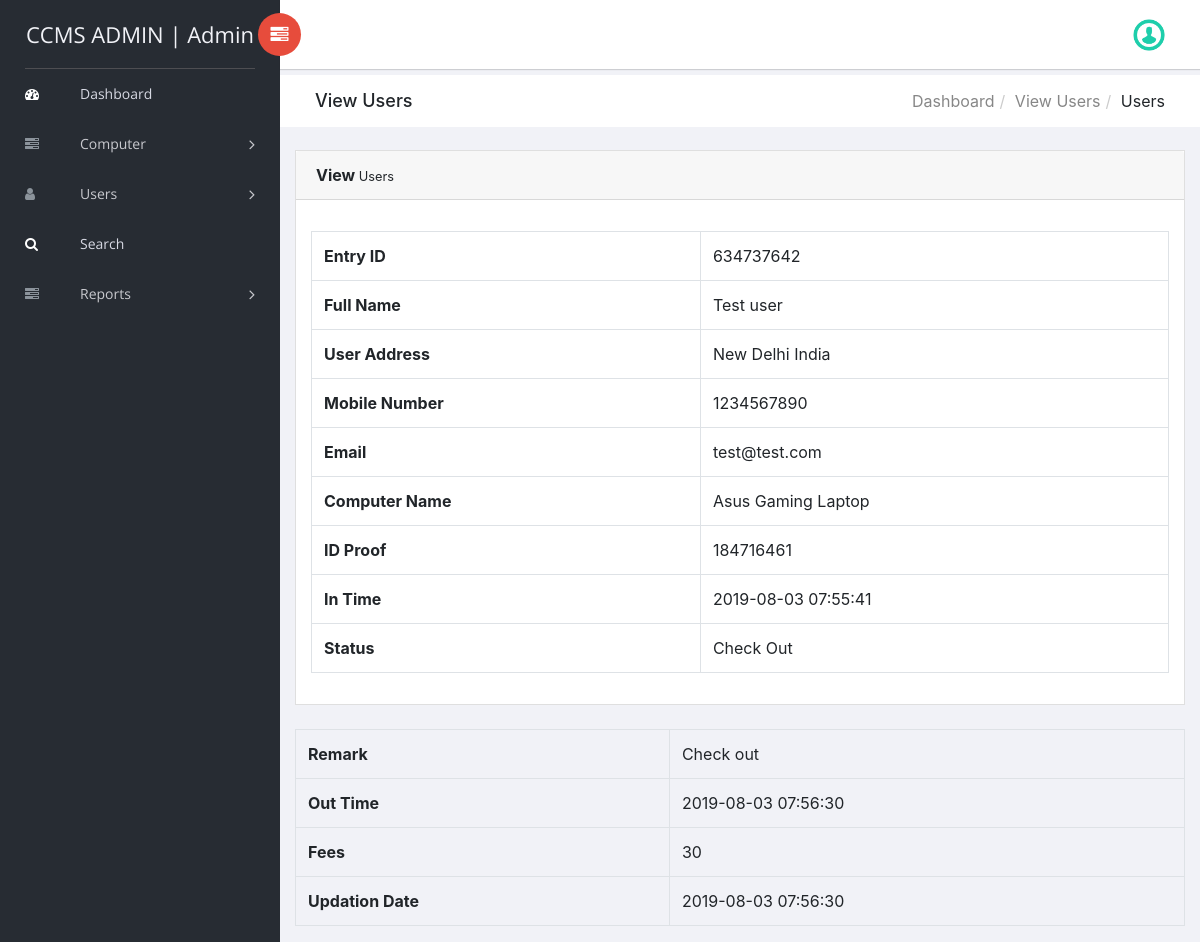
Page /Cyber-Cafe-Management-System/ccms/view-user-detail.php?upid=4 (signed in) on the committed database.
### tables this page shows
CREATE TABLE IF NOT EXISTS `tblusers` (
  `ID` int(10) NOT NULL AUTO_INCREMENT,
  `EntryID` varchar(20) DEFAULT NULL,
  `UserName` varchar(120) DEFAULT NULL,
  `UserAddress` varchar(200) DEFAULT NULL,
  `MobileNumber` bigint(10) DEFAULT NULL,
  `Email` varchar(200) DEFAULT NULL,
  `ComputerName` varchar(120) DEFAULT NULL,
  `IDProof` varchar(120) DEFAULT NULL,
  `InTime` timestamp NULL DEFAULT CURRENT_TIMESTAMP,
  `OutTime` timestamp NULL DEFAULT NULL ON UPDATE CURRENT_TIMESTAMP,
  `Fees` varchar(120) DEFAULT NULL,
  `Remark` varchar(120) DEFAULT NULL,
  `Status` varchar(20) NOT NULL,
  `UpdationDate` timestamp NULL DEFAULT NULL ON UPDATE CURRENT_TIMESTAMP,
  PRIMARY KEY (`ID`)
);

### Cyber-Cafe-Management-System/ccms/view-user-detail.php (the view, shortened to what this page needs)
<?php
include('includes/dbconnection.php');
if (strlen($_SESSION['ccmsaid']==0)) {
  header('location:logout.php');
  } else{
?>
<!doctype html>
<html class="no-js" lang="en">
<head>
    <link rel="stylesheet" href="vendors/bootstrap/dist/css/bootstrap.min.css">
    <link rel="stylesheet" href="vendors/font-awesome/css/font-awesome.min.css">
    <link rel="stylesheet" href="vendors/themify-icons/css/themify-icons.css">
    <link rel="stylesheet" href="vendors/flag-icon-css/css/flag-icon.min.css">
    <link rel="stylesheet" href="vendors/selectFX/css/cs-skin-elastic.css">
    <link rel="stylesheet" href="assets/css/style.css">
</head>
<body>
    <?php include_once('includes/sidebar.php');?>
    <div id="right-panel" class="right-panel">
        <?php include_once('includes/header.php');?>
        <div class="breadcrumbs">
            <div class="col-sm-4">
                <div class="page-header float-left">
                    <div class="page-title">
                        <h1>View Users</h1>
                    </div>
                </div>
            </div>
            <div class="col-sm-8">
                <div class="page-header float-right">
                    <div class="page-title">
                        <ol class="breadcrumb text-right">
                            <li><a href="dashboard.php">Dashboard</a></li>
                            <li><a href="view-user-detail.php">View Users</a></li>
                            <li class="active">Users</li>
                        </ol>
                    </div>
                </div>
            </div>
        </div>
        <div class="content mt-3">
            <div class="animated fadeIn">
                <div class="row">
                    <div class="col-lg-6">
                    </div>
                    <div class="col-lg-12">
                        <div class="card">
                            <div class="card-header"><strong>View</strong><small> Users</small></div>
                            <div class="card-body card-block">
 <?php
 $cid=$_GET['upid'];
$ret=mysqli_query($con,"select * from tblusers where ID='$cid'");
while ($row=mysqli_fetch_array($ret)) {
?>                       <table border="1" class="table table-bordered mg-b-0">
   <tr>
                                <th>Entry ID</th>
                                   <td><?php  echo $row['EntryID'];?></td>
                                   </tr>
<tr>
                                <th>Full Name</th>
                                   <td><?php  echo $row['UserName'];?></td>
                                   </tr>
                                <tr>
                                <th>User Address</th>
                                   <td><?php  echo $row['UserAddress'];?></td>
                                   </tr>
                                   <tr>
                                    <th>Mobile Number</th>
                                      <td><?php  echo $row['MobileNumber'];?></td>
                                  </tr>
                                      <tr>
                                       <th>Email</th>
                                        <td><?php  echo $row['Email'];?></td>
                                    </tr>
                                    <tr>
                               <th>Computer Name</th>
                                <td><?php  echo $row['ComputerName'];?></td>
                            </tr>
                       <tr>
                       <th>ID Proof</th>
                         <td><?php  echo $row['IDProof'];?></td>
                         </tr>
                     <tr>
       <th>In Time</th>
       <td><?php  echo $row['InTime'];?></td>
</tr>
    <tr>
    <th>Status</th>
    <td> <?php
if($row['Status']=="Out")
{
  echo "Check Out";
}
     ;?></td>
  </tr>
</table>
                                                    </div>
                                                </div>
<table class="table mb-0">
<?php if($row['Status']==""){ ?>
<form name="submit" method="post" enctype="multipart/form-data">
<tr>
    <th>Remark :</th>
    <td>
    <textarea name="remark" placeholder="" rows="12" cols="14" class="form-control wd-450" required="true"></textarea></td>
  </tr>
<tr>
<th>Fees </th>
<td>
  <input type="text" name="fees" id="fees" class="form-control wd-450" >
</td></tr>
  <tr>
    <th>Status :</th>
    <td>
   <select name="status" class="form-control wd-450" required="true" >
     <option value="Out">Check Out</option>
   </select></td>
  </tr>
  <tr align="center">
    <td colspan="2"><button type="submit" name="submit" class="btn btn-primary btn-sm"><i class="fa fa-dot-circle-o"></i> Update</button></td>
  </tr>
  </form>
<?php } else { ?>
    <table border="1" class="table table-bordered mg-b-0">
  <tr>
    <th>Remark</th>
    <td><?php echo $row['Remark']; ?></td>
  </tr>
<tr>
   <tr>
    <th>Out Time</th>
    <td><?php echo $row['OutTime']; ?></td>
  </tr>
 <tr>
    <th>Fees</th>
    <td><?php echo $row['Fees']; ?></td>
  </tr>
<tr>
<th>Updation Date</th>
<td><?php echo $row['UpdationDate']; ?>  </td></tr>
<?php } ?>
</table>
<?php } ?>
                                            </div>
                                            </div>
                                        </div>
                                    </div>
                                </div>
</body>
</html>
<?php }  ?>

### Cyber-Cafe-Management-System/ccms/includes/sidebar.php (shortened to what this page needs)
<aside id="left-panel" class="left-panel">
        <nav class="navbar navbar-expand-sm navbar-default">
<?php
$adminid=$_SESSION['ccmsaid'];
$ret=mysqli_query($con,"select AdminName from tbladmin where ID='$adminid'");
$row=mysqli_fetch_array($ret);
$name=$row['AdminName'];
?>
            <div class="navbar-header">
                <a class="navbar-brand" href="dashboard.php">CCMS ADMIN | <?php echo $name; ?></a>
            </div>
            <div id="main-menu" class="main-menu collapse navbar-collapse">
                <ul class="nav navbar-nav">
                    <li class="active">
                        <a href="dashboard.php"> <i class="menu-icon fa fa-dashboard"></i>Dashboard </a>
                    </li>
<li class="menu-item-has-children dropdown">
                        <a href="#" class="dropdown-toggle" data-toggle="dropdown" aria-haspopup="true" aria-expanded="false"> <i class="menu-icon fa fa-tasks"></i>Computer</a>
                    </li>
 <li class="menu-item-has-children dropdown">
                        <a href="add-users.php" class="dropdown-toggle" data-toggle="dropdown" aria-haspopup="true" aria-expanded="false"> <i class="menu-icon fa fa-user"></i>Users</a>
                    </li>
<li class="active">
                        <a href="search.php"> <i class="menu-icon fa fa-search"></i>Search </a>
                    </li>
  <li class="menu-item-has-children dropdown">
                        <a href="#" class="dropdown-toggle" data-toggle="dropdown" aria-haspopup="true" aria-expanded="false"> <i class="menu-icon fa fa-tasks"></i>Reports</a>
                    </li>
                </ul>
            </div>
        </nav>
    </aside>

### rows in the picture
tblusers: EntryID "634737642", UserName "Test user", UserAddress "New Delhi India", MobileNumber "1234567890", Email "test@test.com", ComputerName "Asus Gaming Laptop", IDProof "184716461", InTime "2019-08-03 07:55:41", Status "Check Out", Remark "Check out", OutTime "2019-08-03 07:56:30", Fees "30", UpdationDate "2019-08-03 07:56:30"

### other values in the picture
$name "Admin"
